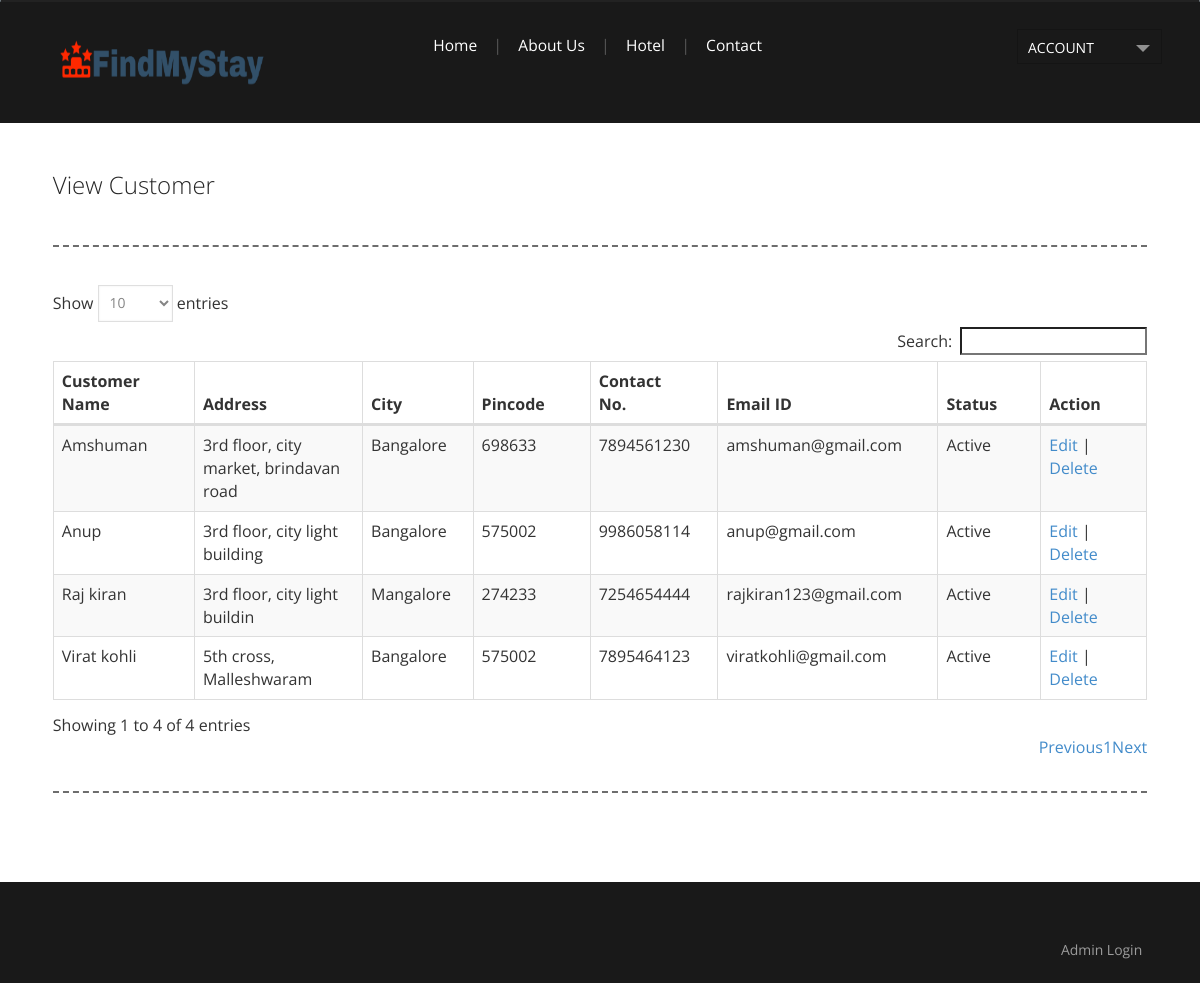
Screenshot of /viewcustomer.php with the database file from the repository.
### tables this page shows
CREATE TABLE `customer` (
  `customer_id` int(10) NOT NULL,
  `customer_name` varchar(100) NOT NULL,
  `address` text NOT NULL,
  `city` varchar(20) NOT NULL,
  `pincode` varchar(10) NOT NULL,
  `contact_no` varchar(15) NOT NULL,
  `email_id` varchar(50) NOT NULL,
  `password` varchar(100) NOT NULL,
  `status` varchar(10) NOT NULL
);

### viewcustomer.php (the view, shortened to what this page needs)
<?php
include("header.php");
?>
<div class="main_bg">
<div class="wrap">
	<div class="main">
		<div class="res_online">
			<h4>View Customer</h4>
		</div>
			<div class="span_of_2">
				<table id="dataTables" class="table table-striped table-bordered" cellspacing="0" width="100%">
					<thead>
						<tr>
							<th>Customer Name</th>
							<th>Address</th>
							<th>City</th>
							<th>Pincode</th>
							<th>Contact No.</th>
							<th>Email ID</th>
							<th>Status</th>
							<th>Action</th>
						</tr>
					</thead>
					<tbody>
					<?php
					$sql = "SELECT * FROM customer";
					$qsql = mysqli_query($con,$sql);
					while($rs = mysqli_fetch_array($qsql))
					{
						echo "<tr>
							<td>$rs[customer_name]</td>
							<td>$rs[address]</td>
							<td>$rs[city]</td>
							<td>$rs[pincode]</td>
							<td>$rs[contact_no]</td>
							<td>$rs[email_id]</td>
							<td>$rs[status]</td>
							<td> <a href='customer.php?editid=$rs[customer_id]'>Edit</a> | <a href='viewcustomer.php?delid=$rs[customer_id]' onclick='return confirmdelete()'>Delete</a></td>
						</tr>";
					}
					?>
					</tbody>
				</table>
			</div>
	</div>
</div>
</div>
<?php
include("datatable.php");
include("footer.php");
?>

### css/style.css (style rules this page uses)
html,body,div,span,applet,object,iframe,h1,h2,h3,h4,h5,h6,p,blockquote,pre,a,abbr,acronym,address,big,cite,code,del,dfn,em,img,ins,kbd,q,s,samp,small,strike,strong,sub,sup,tt,var,b,u,i,dl,dt,dd,ol,nav ul,nav li,fieldset,form,label,legend,caption,article,aside,canvas,details,embed,figure,figcaption,footer,header,hgroup,menu,nav,output,ruby,section,summary,time,mark,audio,video { margin:0;padding:0;border:0;font-size:100%;font:inherit;vertical-align:baseline; }
a { text-decoration:none; }
body { font-family: 'Open Sans', sans-serif; background:#ffffff; font-size: 100%; }
.wrap { margin:0 auto; width:80%; -moz-transition:all .2s linear; -webkit-transition:all .2s linear; -o-transition:all .2s linear; -ms-transition:all .2s linear; }
.main_bg { margin-top: -5px; background: #ffffff; }
.main { padding: 4% 2%; }
.res_online h4 { text-transform: capitalize; font-size: 1.5em; color: #252525; font-weight: 100; margin-bottom: 15px; }
.span_of_2 { padding: 4% 0; margin: 6% 0; border-bottom: 2px dashed rgb(109, 109, 109); border-top: 2px dashed rgb(109, 109, 109); }
@media only screen and (max-width: 1366px) { .wrap { width:95%; } }
@media only screen and (max-width: 1366px) { .span_of_2 { padding: 3% 0; margin: 4% 0; } }
@media only screen and (max-width: 1280px) { .wrap { width:95%; } }

### css/fwslider.css (style rules this page uses)
@media only screen and (max-width: 1366px) { .wrap { width:95%; } }

### rows the page displays
customer: customer_name "Raj kiran", address "3rd floor, city light buildin", city "Mangalore", pincode "274233", contact_no "7254654444", email "rajkiran123@gmail.com", status "Active"
customer: customer_name "Anup", address "3rd floor, city light building", city "Bangalore", pincode "575002", contact_no "9986058114", email "anup@gmail.com", status "Active"
customer: customer_name "Amshuman", address "3rd floor, city market, brindavan road", city "Bangalore", pincode "698633", contact_no "7894561230", email "amshuman@gmail.com", status "Active"
customer: customer_name "Virat kohli", address "5th cross, Malleshwaram", city "Bangalore", pincode "575002", contact_no "7895464123", email "viratkohli@gmail.com", status "Active"
